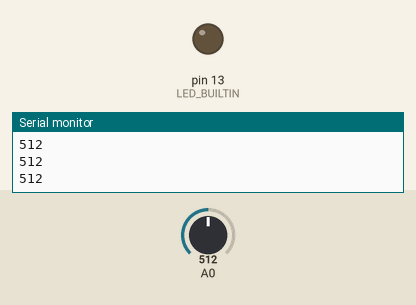
The sketch below on a simulated Arduino Uno, built with avr-gcc and run on an emulated ATmega328P. On the bench: output pins drawn as LEDs (lit = HIGH), the last lines printed to the serial monitor. The inputs (shaded band) are chosen by the test bench; at power-on: A0 = 512.

Above: at 1.3 s.
1.4 s: A0 set to 313
2.9 s: A0 set to 290
At 4.2 s:
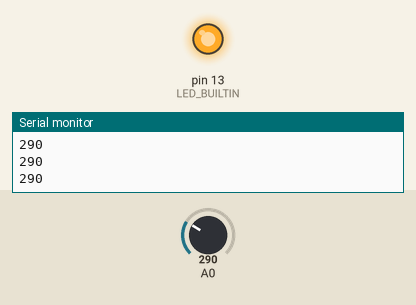
4.5 s: A0 set to 306
At 5.5 s:
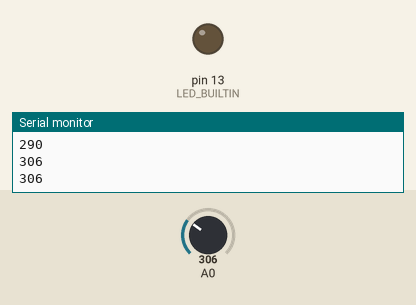
6.0 s: A0 set to 122
At 6.7 s:
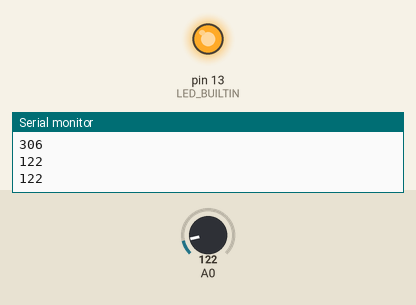
Timing chart, 0 to 8.5 s (numbered marks = the images above; inputs shaded):
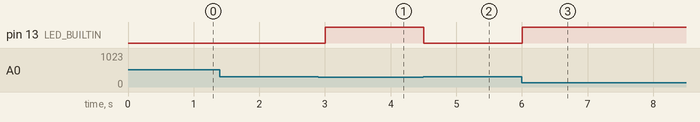

Measured:
- the behaviour switches between 301 and 300 on A0 (found by bisection; images 0 and 1)
- after the input at 2.9 s, pin 13 (LED_BUILTIN): LOW → HIGH after 0.10 s
- after the input at 4.5 s, pin 13 (LED_BUILTIN): HIGH → LOW at once
- after the input at 6.0 s, pin 13 (LED_BUILTIN): LOW → HIGH at once

The sketch:

Smart_Plant.ino
```cpp
  /*
 SmartPlant
 Palden Yuebar (SIT107)
 Levels of soil moisture:
 0-400 - Dry soil
 400-700 - Optimum level
 700-950 - Too much water
 */

void setup() {
  Serial.begin(9600);
  pinMode(LED_BUILTIN, OUTPUT);
}
void loop() {
  int level;
  level = analogRead(0);
  Serial.println(level);
  if (level <= 300) {
    digitalWrite(LED_BUILTIN, HIGH); // Less than 300, results to LED turning on as a reminder to water plants.
  }
  else
  {
    digitalWrite(LED_BUILTIN, LOW); // More than 300, results to LED turning off.
  }
  delay(500);
}
```
